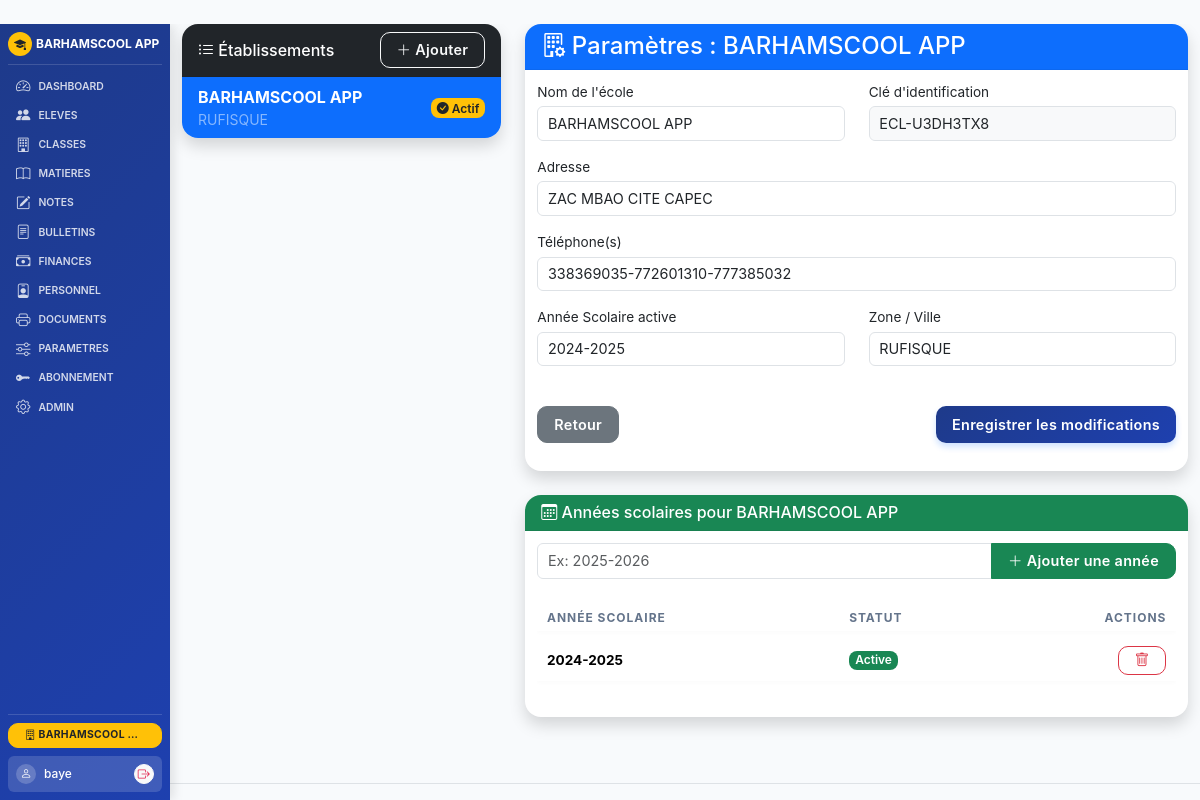
/admin/ecole (signed in), run on an earlier commit of the app's database.
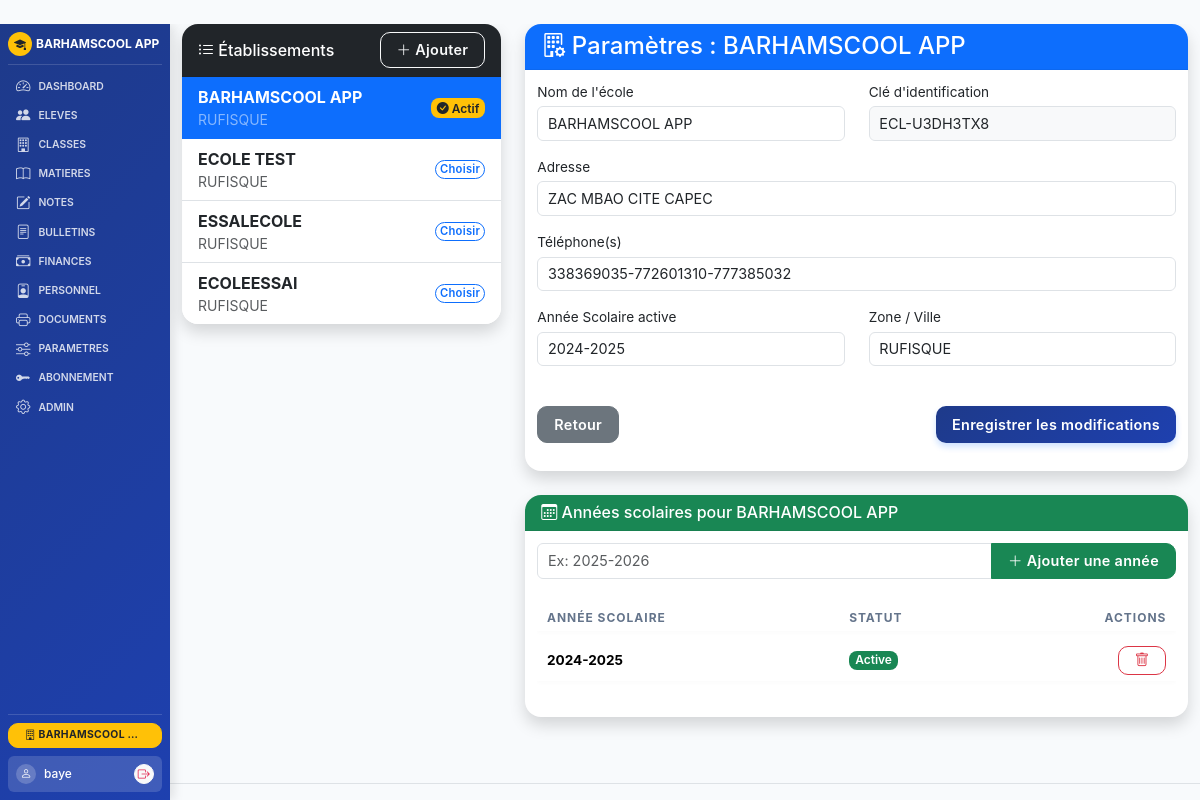
And on a later commit of the database.
### models.py (models this page shows)
class Ecole(db.Model):
    id = db.Column(db.Integer, primary_key=True)
    nom = db.Column(db.String(200), default='BARHAMSCOOL APP')
    identifiant = db.Column(db.String(50), unique=True, nullable=True)
    adresse = db.Column(db.String(300), default='ZAC MBAO CITE CAPEC')
    tel = db.Column(db.String(100), default='338369035-772601310-777385032')
    annee_scolaire = db.Column(db.String(20), default='2024-2025')
    zone = db.Column(db.String(100), default='RUFISQUE')
    dev = db.Column(db.String(200), default='Abdou Diatta - Barham Informatique')
    email = db.Column(db.String(150), default='')
    type_ecole = db.Column(db.String(100), default='')
    directeur = db.Column(db.String(150), default='')
    chef_etablissement = db.Column(db.String(150), default='')
    slogan = db.Column(db.String(300), default='')
    autorisation = db.Column(db.String(100), default='')
    code_etablissement = db.Column(db.String(50), default='')
    ia = db.Column(db.String(100), default='')
    ief = db.Column(db.String(100), default='')
    session_timeout = db.Column(db.Integer, default=30)  # en minutes
    max_login_attempts = db.Column(db.Integer, default=5)
    lockout_duration = db.Column(db.Integer, default=15)  # en minutes
    ip_whitelist = db.Column(db.Text, default='')  # IPs autorisées (séparées par virgule)
    smtp_server = db.Column(db.String(150), default='')
    smtp_port = db.Column(db.Integer, default=587)
    smtp_user = db.Column(db.String(150), default='')
    smtp_password = db.Column(db.String(150), default='')
    smtp_use_tls = db.Column(db.Boolean, default=True)
    email_expediteur = db.Column(db.String(150), default='')

class AnneeScolaire(db.Model):
    id = db.Column(db.Integer, primary_key=True)
    annee = db.Column(db.String(20), nullable=False)
    active = db.Column(db.Boolean, default=False)
    ecole_id = db.Column(db.Integer, db.ForeignKey('ecole.id'), nullable=False, default=1)
    ecole = db.relationship('Ecole', backref='annees_scolaires')

### routes_admin.py (the view, shortened to what this page needs)
@app.route('/admin/ecole', methods=['GET','POST'])
@app.route('/admin/ecole/<int:id>', methods=['GET','POST'])
@login_required
def admin_ecole(id=None):
    if current_user.role != 'super_users': return redirect(url_for('dashboard'))
    if id:
        e = Ecole.query.get_or_404(id)
    else:
        from app import get_current_ecole_id
        e = Ecole.query.get(get_current_ecole_id()) or Ecole.query.first()
    annees = AnneeScolaire.query.filter_by(ecole_id=e.id).order_by(AnneeScolaire.annee.desc()).all()
    ecoles = Ecole.query.all()
    return render_template('admin_ecole.html', ecole=e, ecoles=ecoles, annees=annees)

### app.py (called while the page is built, shortened)
def get_current_ecole_id():
    if 'ecole_id' in session:
        return session['ecole_id']
    ecole = Ecole.query.first()
    if ecole:
        session['ecole_id'] = ecole.id
        return ecole.id
    return 1

def get_current_annee():
    annee_session = session.get('annee_scolaire')
    if annee_session and str(annee_session).strip().lower() != 'none':
        return annee_session
    ecole_id = get_current_ecole_id()
    ecole = Ecole.query.get(ecole_id)
    if ecole and ecole.annee_scolaire and str(ecole.annee_scolaire).strip().lower() != 'none':
        return ecole.annee_scolaire

### routes_auth.py (called while the page is built)
@login_manager.user_loader
def load_user(id): return User.query.get(int(id))

### templates/admin_ecole.html (shortened to what the changed rows need)
﻿{% extends "base.html" %}
{% block content %}
<div class="row">
    <div class="col-md-4">
        <div class="card shadow mb-4">
            <div class="list-group list-group-flush">
                {% for ec in ecoles %}
                <a href="{{ url_for('admin_ecole', id=ec.id) }}" class="list-group-item list-group-item-action d-flex justify-content-between align-items-center {{ 'active' if ec.id == ecole.id }}">
                    <div>
                        <span class="fw-bold d-block">{{ ec.nom }}</span>
                        <small class="{{ 'text-white-50' if ec.id == ecole.id else 'text-muted' }}">{{ ec.zone or 'Sans zone' }}</small>
                    </div>
                    {% if ec.id == session.get('ecole_id') %}
                    <span class="badge bg-warning text-dark"><i class="bi bi-check-circle-fill"></i> Actif</span>
                    {% else %}
                    <button onclick="window.location.href='{{ url_for('changer_ecole', id=ec.id) }}'" class="btn btn-xs btn-outline-primary py-0 px-1" style="font-size: 0.7rem;">Choisir</button>
                    {% endif %}
                </a>
                {% endfor %}
            </div>
        </div>
    </div>
    <div class="col-md-8">
        {% if ecole %}
        <div class="card shadow mb-4">
            <div class="card-header bg-primary text-white">
                <h4 class="mb-0"><i class="bi bi-building-gear"></i> Paramètres : {{ ecole.nom }}</h4>
            </div>
            <div class="card-body">
                <form method="POST">
                    <div class="row">
                        <div class="col-md-6 mb-3">
                            <label class="form-label">Nom de l'école</label>
                            <input type="text" name="nom" class="form-control" value="{{ ecole.nom }}" required>
                        </div>
                        <div class="col-md-6 mb-3">
                            <label class="form-label">Clé d'identification</label>
                            <input type="text" class="form-control bg-light" value="{{ ecole.identifiant }}" readonly>
                        </div>
                    </div>
                    <div class="mb-3">
                        <label class="form-label">Adresse</label>
                        <input type="text" name="adresse" class="form-control" value="{{ ecole.adresse }}">
                    </div>
                    <div class="mb-3">
                        <label class="form-label">Téléphone(s)</label>
                        <input type="text" name="tel" class="form-control" value="{{ ecole.tel }}">
                    </div>
                    <div class="row">
                        <div class="col-md-6 mb-3">
                            <label class="form-label">Année Scolaire active</label>
                            <input type="text" name="annee_scolaire" class="form-control" value="{{ ecole.annee_scolaire }}" readonly>
                        </div>
                        <div class="col-md-6 mb-3">
                            <label class="form-label">Zone / Ville</label>
                            <input type="text" name="zone" class="form-control" value="{{ ecole.zone }}">
                        </div>
                    </div>
                    <div class="d-flex justify-content-between mt-4">
                        <a href="{{ url_for('admin') }}" class="btn btn-secondary">Retour</a>
                        <button type="submit" class="btn btn-primary">Enregistrer les modifications</button>
                    </div>
                </form>
            </div>
        </div>
        <div class="card shadow">
            <div class="card-header bg-success text-white">
                <h5 class="mb-0"><i class="bi bi-calendar3"></i> Années scolaires pour {{ ecole.nom }}</h5>
            </div>
            <div class="card-body">
                <form method="POST" class="mb-3">
                    <div class="input-group">
                        <input type="text" name="nouvelle_annee" class="form-control" placeholder="Ex: 2025-2026" required>
                        <button type="submit" class="btn btn-success"><i class="bi bi-plus-lg"></i> Ajouter une année</button>
                    </div>
                </form>
                {% if annees %}
                <div style="max-height:65vh;overflow-y:auto;overflow-x:hidden;">
                    <table class="table table-sm align-middle">
                        <thead class="table-light">
                            <tr>
                                <th>Année scolaire</th>
                                <th>Statut</th>
                                <th class="text-end">Actions</th>
                            </tr>
                        </thead>
                        <tbody>
                            {% for an in annees %}
                            <tr>
                                <td class="fw-bold">{{ an.annee }}</td>
                                <td>
                                    {% if an.active %}
                                    <span class="badge bg-success">Active</span>
                                    {% else %}
                                    <span class="badge bg-secondary">Inactive</span>
                                    {% endif %}
                                </td>
                                <td class="text-end">
                                    <form method="POST" class="d-inline" onsubmit="return confirm('Supprimer cette année scolaire ?')">
                                        <button type="submit" class="btn btn-outline-danger btn-sm" title="Supprimer"><i class="bi bi-trash"></i></button>
                                    </form>
                                </td>
                            </tr>
                            {% endfor %}
                        </tbody>
                    </table>
                </div>
                {% else %}
                <p class="text-muted text-center mb-0">Aucune année scolaire enregistrée pour cet établissement.</p>
                {% endif %}
            </div>
        </div>
        {% else %}
        <div class="alert alert-info">
            <i class="bi bi-info-circle"></i> Veuillez sélectionner ou ajouter un établissement pour le configurer.
        </div>
        {% endif %}
    </div>
</div>
{% endblock %}

### templates/base.html (shortened to what the changed rows need)
<!DOCTYPE html>
<html lang="fr">
<head>
    <link href="https://cdn.jsdelivr.net/npm/bootstrap@5.3.3/dist/css/bootstrap.min.css" rel="stylesheet">
    <link href="https://cdn.jsdelivr.net/npm/bootstrap-icons@1.11.3/font/bootstrap-icons.min.css" rel="stylesheet">
    <link href="{{ url_for('static', filename='css/style.css') }}?v=2" rel="stylesheet">
</head>
<body>
    <div class="app-layout {% if not current_user.is_authenticated %}no-sidebar{% endif %}">
        {% if current_user.is_authenticated %}
        <aside class="app-sidebar text-white">
            <div class="sidebar-brand">
                <div class="brand-icon bg-warning text-dark rounded-circle me-1" style="width:24px; height:24px; display:flex; align-items:center; justify-content:center; flex-shrink: 0;">
                    <i class="bi bi-mortarboard-fill" style="font-size: 0.75rem !important;"></i>
                </div>
                <div class="brand-text text-truncate" title="{{ ecole.nom if ecole else 'BARHAMSCOOL APP' }}">
                    <span class="fw-bold" style="font-size: 0.75rem !important;">{{ ecole.nom if ecole else 'BARHAMSCOOL APP' }}</span>
                </div>
            </div>
            <nav class="sidebar-menu">
                <ul class="nav flex-column gap-0">
                    {% if not has_licence %}
                    <li class="nav-item">
                        <a class="nav-link d-flex align-items-center gap-2 py-1 px-2 {{ 'active' if request.endpoint == 'abonnement' }}" href="{{ url_for('abonnement') }}">
                            <i class="bi bi-key-fill" style="font-size: 0.9rem;"></i>
                            <span style="font-size: 0.65rem; text-transform: uppercase; font-weight: 600;">Abonnement</span>
                        </a>
                    </li>
                    {% else %}
                    {% for endpoint, icon, label in nav_items %}
                    <li class="nav-item">
                        <a class="nav-link d-flex align-items-center gap-2 py-1 px-2 {{ 'active' if request.endpoint == endpoint }}" href="{{ url_for(endpoint) }}">
                            <i class="bi {{ icon }}" style="font-size: 0.9rem;"></i>
                            <span style="font-size: 0.65rem; text-transform: uppercase; font-weight: 600;">{{ label }}</span>
                        </a>
                    </li>
                    {% endfor %}
                    <li class="nav-item">
                        <a class="nav-link d-flex align-items-center gap-2 py-1 px-2 {{ 'active' if request.endpoint == 'parametres_financiers' }}" href="{{ url_for('parametres_financiers') }}">
                            <i class="bi bi-sliders" style="font-size: 0.9rem;"></i>
                            <span style="font-size: 0.65rem; text-transform: uppercase; font-weight: 600;">Parametres</span>
                        </a>
                    </li>
                    <li class="nav-item">
                        <a class="nav-link d-flex align-items-center gap-2 py-1 px-2 {{ 'active' if request.endpoint == 'abonnement' }}" href="{{ url_for('abonnement') }}">
                            <i class="bi bi-key-fill" style="font-size: 0.9rem;"></i>
                            <span style="font-size: 0.65rem; text-transform: uppercase; font-weight: 600;">Abonnement</span>
                        </a>
                    </li>
                    {% endif %}
                    {% if current_user.role == 'super_users' %}
                    <li class="nav-item">
                        <a class="nav-link d-flex align-items-center gap-2 py-1 px-2 {{ 'active' if request.endpoint == 'admin' }}" href="{{ url_for('admin') }}">
                            <i class="bi bi-gear" style="font-size: 0.9rem;"></i>
                            <span style="font-size: 0.65rem; text-transform: uppercase; font-weight: 600;">Admin</span>
                        </a>
                    </li>
                    {% endif %}
                </ul>
            </nav>
            <div class="sidebar-footer mt-auto">
                {% if current_user.role == 'super_users' and all_ecoles %}
                <div class="dropdown w-100 mb-2">
                    <button class="btn btn-sm btn-warning text-dark dropdown-toggle fw-bold w-100 py-1" type="button" data-bs-toggle="dropdown" aria-expanded="false" style="font-size: 0.65rem; line-height: 1.4; text-overflow: ellipsis; overflow: hidden; white-space: nowrap;" title="{{ ecole.nom if ecole else 'École' }}">
                        <i class="bi bi-building"></i> {{ ecole.nom if ecole else 'École' }}
                    </button>
                </div>
                {% endif %}
                <div class="user-profile-block d-flex align-items-center justify-content-between p-2 rounded" style="background: rgba(255,255,255,0.15);">
                    <div class="d-flex align-items-center gap-2">
                        <div class="avatar bg-white-20 rounded-circle" style="width:20px; height:20px; display:flex; align-items:center; justify-content:center;">
                            <i class="bi bi-person" style="font-size: 0.7rem;"></i>
                        </div>
                        <div class="user-info text-truncate">
                            <span class="fw-medium text-white" style="font-size: 0.75rem;">{{ current_user.username }}</span>
                        </div>
                    </div>
                    <a class="btn btn-sm btn-light p-0 rounded-circle d-flex align-items-center justify-content-center" href="{{ url_for('logout') }}" title="Quitter" style="width: 20px; height: 20px; color: var(--danger-color) !important;">
                        <i class="bi bi-box-arrow-right" style="font-size: 0.75rem;"></i>
                    </a>
                </div>
            </div>
        </aside>
        {% endif %}
        <main class="app-main">
            <div class="container-fluid" style="margin-top:0 !important; padding-top:0 !important;">
                {% block content %}{% endblock %}
            </div>
        </main>
    </div>
</body>
</html>

What changed in the data, as far as the page shows it:
added Ecole: nom "ECOLE TEST", zone "RUFISQUE"
added Ecole: nom "ESSALECOLE", zone "RUFISQUE"
added Ecole: nom "ECOLEESSAI", zone "RUFISQUE"
